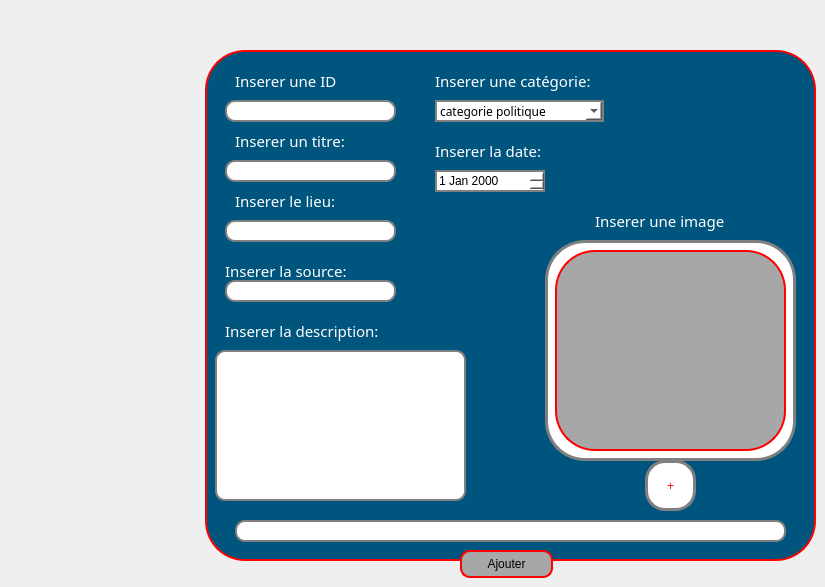
     <widget class="QWidget" name="tab_4">
      <attribute name="icon">
       <iconset resource="images.qrc">
        <normaloff>:/images/icons8-plus-2-mathématique-48.png</normaloff>:/images/icons8-plus-2-mathématique-48.png</iconset>
      </attribute>
      <attribute name="title">
       <string>Ajout</string>
      </attribute>
      <widget class="QFrame" name="frame_10">
       <property name="geometry">
        <rect>
         <x>205</x>
         <y>50</y>
         <width>611</width>
         <height>511</height>
        </rect>
       </property>
       <property name="focusPolicy">
        <enum>Qt::NoFocus</enum>
       </property>
       <property name="styleSheet">
        <string notr="true">border-radius: 40px;
background-color: rgb(0, 85, 127);
color: rgb(255, 255, 255);
border: 2px solid red;
</string>
       </property>
       <property name="frameShape">
        <enum>QFrame::StyledPanel</enum>
       </property>
       <property name="frameShadow">
        <enum>QFrame::Plain</enum>
       </property>
       <property name="lineWidth">
        <number>8</number>
       </property>
       <property name="midLineWidth">
        <number>6</number>
       </property>
       <widget class="QLabel" name="label_14">
        <property name="geometry">
         <rect>
          <x>30</x>
          <y>80</y>
          <width>141</width>
          <height>21</height>
         </rect>
        </property>
        <property name="font">
         <font>
          <family>Arial Rounded MT Bold</family>
          <pointsize>11</pointsize>
         </font>
        </property>
        <property name="styleSheet">
         <string notr="true">

border: 0px solid gray;</string>
        </property>
        <property name="text">
         <string>Inserer un titre:</string>
        </property>
        <property name="scaledContents">
         <bool>false</bool>
        </property>
       </widget>
       <widget class="QLineEdit" name="le_id">
        <property name="geometry">
         <rect>
          <x>20</x>
          <y>50</y>
          <width>171</width>
          <height>22</height>
         </rect>
        </property>
        <property name="autoFillBackground">
         <bool>false</bool>
        </property>
        <property name="styleSheet">
         <string notr="true">background-color: rgb(255, 255, 255);
border-radius: 10px;
border: 2px solid gray;
color: rgb(0, 0, 0);</string>
        </property>
        <property name="text">
         <string/>
        </property>
       </widget>
       <widget class="QLabel" name="label_15">
        <property name="geometry">
         <rect>
          <x>230</x>
          <y>90</y>
          <width>131</width>
          <height>21</height>
         </rect>
        </property>
        <property name="font">
         <font>
          <family>Arial Rounded MT Bold</family>
          <pointsize>11</pointsize>
         </font>
        </property>
        <property name="styleSheet">
         <string notr="true">

border: 0px solid gray;</string>
        </property>
        <property name="text">
         <string>Inserer la date:</string>
        </property>
        <property name="scaledContents">
         <bool>false</bool>
        </property>
       </widget>
       <widget class="QLabel" name="label_16">
        <property name="geometry">
         <rect>
          <x>30</x>
          <y>140</y>
          <width>131</width>
          <height>21</height>
         </rect>
        </property>
        <property name="font">
         <font>
          <family>Arial Rounded MT Bold</family>
          <pointsize>11</pointsize>
         </font>
        </property>
        <property name="styleSheet">
         <string notr="true">

border: 0px solid gray;</string>
        </property>
        <property name="text">
         <string>Inserer le lieu:</string>
        </property>
        <property name="scaledContents">
         <bool>false</bool>
        </property>
       </widget>
       <widget class="QLineEdit" name="le_lieu">
        <property name="geometry">
         <rect>
          <x>20</x>
          <y>170</y>
          <width>171</width>
          <height>22</height>
         </rect>
        </property>
        <property name="styleSheet">
         <string notr="true">background-color: rgb(255, 255, 255);
border-radius: 10px;
border: 2px solid gray;
color: rgb(0, 0, 0);</string>
        </property>
       </widget>
       <widget class="QLabel" name="label_17">
        <property name="geometry">
         <rect>
          <x>20</x>
          <y>210</y>
          <width>161</width>
          <height>21</height>
         </rect>
        </property>
        <property name="font">
         <font>
          <family>Arial Rounded MT Bold</family>
          <pointsize>11</pointsize>
         </font>
        </property>
        <property name="styleSheet">
         <string notr="true">

border: 0px solid gray;</string>
        </property>
        <property name="text">
         <string>Inserer la source:</string>
        </property>
        <property name="scaledContents">
         <bool>false</bool>
        </property>
       </widget>
       <widget class="QLineEdit" name="le_source">
        <property name="geometry">
         <rect>
          <x>20</x>
          <y>230</y>
          <width>171</width>
          <height>22</height>
         </rect>
        </property>
        <property name="styleSheet">
         <string notr="true">background-color: rgb(255, 255, 255);
border-radius: 10px;
border: 2px solid gray;
color: rgb(0, 0, 0);</string>
        </property>
       </widget>
       <widget class="QLabel" name="label_18">
        <property name="geometry">
         <rect>
          <x>20</x>
          <y>270</y>
          <width>201</width>
          <height>21</height>
         </rect>
        </property>
        <property name="font">
         <font>
          <family>Arial Rounded MT Bold</family>
          <pointsize>11</pointsize>
         </font>
        </property>
        <property name="styleSheet">
         <string notr="true">

border: 0px solid gray;</string>
        </property>
        <property name="text">
         <string>Inserer la description:</string>
        </property>
        <property name="scaledContents">
         <bool>false</bool>
        </property>
       </widget>
       <widget class="QTextEdit" name="le_description">
        <property name="geometry">
         <rect>
          <x>10</x>
          <y>300</y>
          <width>251</width>
          <height>151</height>
         </rect>
        </property>
        <property name="styleSheet">
         <string notr="true">background-color: rgb(255, 255, 255);
border-radius: 10px;
border: 2px solid gray;
color: rgb(0, 0, 0);</string>
        </property>
       </widget>
       <widget class="QLabel" name="label_19">
        <property name="geometry">
         <rect>
          <x>230</x>
          <y>20</y>
          <width>201</width>
          <height>21</height>
         </rect>
        </property>
        <property name="font">
         <font>
          <family>Arial Rounded MT Bold</family>
          <pointsize>11</pointsize>
         </font>
        </property>
        <property name="styleSheet">
         <string notr="true">

border: 0px solid gray;</string>
        </property>
        <property name="frameShape">
         <enum>QFrame::NoFrame</enum>
        </property>
        <property name="text">
         <string>Inserer une catégorie:</string>
        </property>
       </widget>
       <widget class="QComboBox" name="le_categorie">
        <property name="geometry">
         <rect>
          <x>230</x>
          <y>50</y>
          <width>169</width>
          <height>22</height>
         </rect>
        </property>
        <property name="font">
         <font>
          <family>Arial Rounded MT Bold</family>
         </font>
        </property>
        <property name="styleSheet">
         <string notr="true">border-radius: 0px;
color: rgb(0, 0, 0);
border: 2px solid gray;
background-color: rgb(255, 255, 255);</string>
        </property>
        <property name="editable">
         <bool>false</bool>
        </property>
        <item>
         <property name="text">
          <string>categorie politique</string>
         </property>
        </item>
        <item>
         <property name="text">
          <string>categorie sport</string>
         </property>
        </item>
        <item>
         <property name="text">
          <string>categorie meteo</string>
         </property>
        </item>
        <item>
         <property name="text">
          <string>categorie espace</string>
         </property>
        </item>
        <item>
         <property name="text">
          <string>categorie filmatographie</string>
         </property>
        </item>
        <item>
         <property name="text">
          <string>categorie technologique</string>
         </property>
        </item>
        <item>
         <property name="text">
          <string>categorie sante</string>
         </property>
        </item>
        <item>
         <property name="text">
          <string>categorie divers</string>
         </property>
        </item>
       </widget>
       <widget class="QGraphicsView" name="le_apercu">
        <property name="geometry">
         <rect>
          <x>340</x>
          <y>190</y>
          <width>251</width>
          <height>221</height>
         </rect>
        </property>
        <property name="autoFillBackground">
         <bool>false</bool>
        </property>
        <property name="styleSheet">
         <string notr="true">background-color: rgb(255, 255, 255);

border: 3px solid gray;
border-radius: 40px;
background: white;
</string>
        </property>
        <property name="frameShape">
         <enum>QFrame::StyledPanel</enum>
        </property>
        <property name="frameShadow">
         <enum>QFrame::Sunken</enum>
        </property>
        <property name="lineWidth">
         <number>3</number>
        </property>
        <property name="midLineWidth">
         <number>2</number>
        </property>
       </widget>
       <widget class="QPushButton" name="pushButton_10">
        <property name="geometry">
         <rect>
          <x>440</x>
          <y>410</y>
          <width>51</width>
          <height>51</height>
         </rect>
        </property>
        <property name="styleSheet">
         <string notr="true">background-color: rgb(255, 255, 255);
font: 30pt &quot;Impact&quot;;
color: rgb(255, 0, 4);


border: 3px solid gray;
border-radius: 20px;
background: white;
</string>
        </property>
        <property name="text">
         <string>+</string>
        </property>
        <property name="checkable">
         <bool>false</bool>
        </property>
        <property name="autoRepeat">
         <bool>false</bool>
        </property>
       </widget>
       <widget class="QLabel" name="label_20">
        <property name="geometry">
         <rect>
          <x>390</x>
          <y>160</y>
          <width>171</width>
          <height>21</height>
         </rect>
        </property>
        <property name="font">
         <font>
          <family>Arial Rounded MT Bold</family>
          <pointsize>11</pointsize>
          <weight>50</weight>
          <italic>false</italic>
          <bold>false</bold>
         </font>
        </property>
        <property name="styleSheet">
         <string notr="true">background-color: rgb(211, 211, 211);

background-color: rgb(0, 85, 127);
border: 0px solid gray;</string>
        </property>
        <property name="frameShape">
         <enum>QFrame::Panel</enum>
        </property>
        <property name="text">
         <string>Inserer une image</string>
        </property>
       </widget>
       <widget class="QLineEdit" name="le_titre">
        <property name="geometry">
         <rect>
          <x>20</x>
          <y>110</y>
          <width>171</width>
          <height>22</height>
         </rect>
        </property>
        <property name="autoFillBackground">
         <bool>false</bool>
        </property>
        <property name="styleSheet">
         <string notr="true">background-color: rgb(255, 255, 255);
border-radius: 10px;
border: 2px solid gray;
color: rgb(0, 0, 0);</string>
        </property>
        <property name="text">
         <string/>
        </property>
       </widget>
       <widget class="QLabel" name="label_21">
        <property name="geometry">
         <rect>
          <x>30</x>
          <y>20</y>
          <width>141</width>
          <height>21</height>
         </rect>
        </property>
        <property name="font">
         <font>
          <family>Arial Rounded MT Bold</family>
          <pointsize>11</pointsize>
         </font>
        </property>
        <property name="styleSheet">
         <string notr="true">

border: 0px solid gray;</string>
        </property>
        <property name="text">
         <string>Inserer une ID</string>
        </property>
        <property name="scaledContents">
         <bool>false</bool>
        </property>
       </widget>
       <widget class="QDateEdit" name="le_date">
        <property name="geometry">
         <rect>
          <x>230</x>
          <y>120</y>
          <width>110</width>
          <height>22</height>
         </rect>
        </property>
        <property name="styleSheet">
         <string notr="true">background-color: rgb(255, 255, 255);
color: rgb(0, 0, 0);

border: 2px solid gray;</string>
        </property>
       </widget>
       <widget class="QLabel" name="le_image">
        <property name="geometry">
         <rect>
          <x>350</x>
          <y>200</y>
          <width>231</width>
          <height>201</height>
         </rect>
        </property>
        <property name="styleSheet">
         <string notr="true">background-color:rgb(167, 167, 167);</string>
        </property>
        <property name="text">
         <string/>
        </property>
       </widget>
       <widget class="QLineEdit" name="le_imgurl">
        <property name="geometry">
         <rect>
          <x>30</x>
          <y>470</y>
          <width>551</width>
          <height>22</height>
         </rect>
        </property>
        <property name="styleSheet">
         <string notr="true">background-color: rgb(255, 255, 255);
border-radius: 10px;
border: 2px solid gray;</string>
        </property>
       </widget>
      </widget>
      <widget class="QPushButton" name="pushButton">
       <property name="geometry">
        <rect>
         <x>460</x>
         <y>550</y>
         <width>93</width>
         <height>28</height>
        </rect>
       </property>
       <property name="styleSheet">
        <string notr="true">QPushButton {
background-color:rgb(167, 167, 167);
color: rgb(0, 0, 0);
border-radius: 10px;
/*border-width: 3px;*/
   /* border-color: #E80F88;
    border-style: solid;*/
border: 2px solid red;
   /* border-radius: 10;*/
   /* padding: 4px;*/
    font-size: 12px;
    padding-left: 5px;
    padding-right: 5px;

}


QPushButton:hover {
background-color: qlineargradient(spread:pad, x1:0, y1:0, x2:0, y2:1, stop:0 rgb(200, 200, 255), stop:1 rgb(200, 200, 255));
color: rgb(255, 255, 255);
 border-color: #AF0171;
}</string>
       </property>
       <property name="text">
        <string>Ajouter</string>
       </property>
      </widget>
     </widget>
